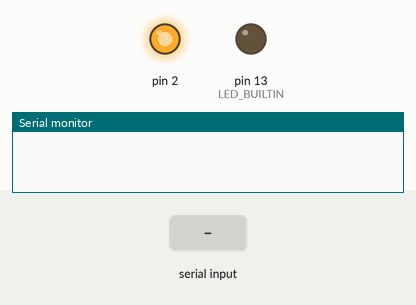
Simulated run of this sketch. Board: Arduino Uno, built with avr-gcc and run on an emulated ATmega328P. On the bench: output pins drawn as LEDs (lit = HIGH), the last lines printed to the serial monitor. Inputs (shaded band) come from the test bench.

Above: at 1.2 s.
1.3 s: "LED ON\n" received over Serial
At 1.9 s:
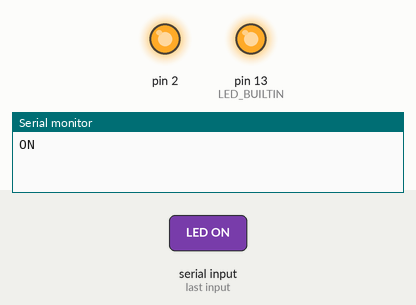
2.8 s: "LED OFF\n" received over Serial
At 3.1 s:
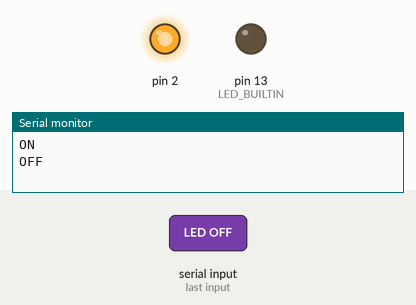
Timing chart, 0 to 5.8 s (numbered marks = the images above; inputs shaded):
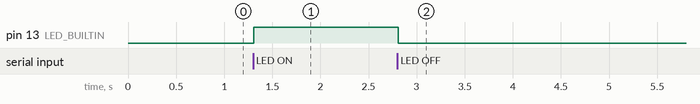

Measured:
- after the input at 1.3 s, pin 13 (LED_BUILTIN): LOW → HIGH at once
- after the input at 2.8 s, pin 13 (LED_BUILTIN): HIGH → LOW at once

The sketch:

bt_serialEvent.ino
```cpp
void setup() {
  Serial.begin(9600);
  pinMode(2, OUTPUT);
  pinMode(LED_BUILTIN, OUTPUT);
  digitalWrite(2, HIGH);
}

void loop() {
  delay(10);
}

void serialEvent(){
  if (Serial.available()) {
    String command = Serial.readStringUntil('\n');
    if (command == "LED ON"){
      digitalWrite(LED_BUILTIN, HIGH);
      Serial.println("ON");
    } else if (command == "LED OFF"){
      digitalWrite(LED_BUILTIN, LOW);
      Serial.println("OFF");
    } else{
      Serial.println(command);
    }
  }
  delay(10);
}
```
